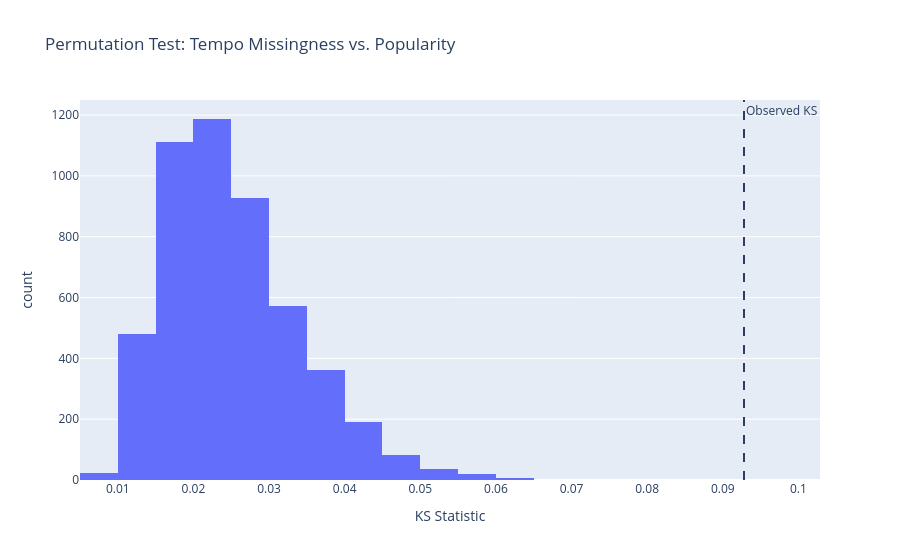

The notebook cell saved with this chart:
### Code cell
fig = px.histogram(
    x=ks_stats,
    nbins=30,
    title="Permutation Test: Tempo Missingness vs. Popularity",
    labels={"x": "KS Statistic"}
)

fig.add_vline(
    x=observed_ks,
    line_dash="dash",
    annotation_text="Observed KS"
)

fig.show()

### Figure 1 — Plotly figure (JSON) as saved in the notebook; plotly's stock layout.template omitted (floating-point values rounded to 4 significant figures; data arrays with more than 128 entries replaced by an {"elided": "..."} marker saying what was removed)
{"data": [{"alignmentgroup": "True", "bingroup": "x", "hovertemplate": "KS Statistic=%{x}<br>count=%{y}<extra></extra>", "legendgroup": "", "marker": {"color": "#636efa", "pattern": {"shape": ""}}, "name": "", "nbinsx": 30, "offsetgroup": "", "orientation": "v", "showlegend": false, "type": "histogram", "x": {"elided": "5000 float values"}, "xaxis": "x", "yaxis": "y"}], "layout": {"annotations": [{"showarrow": false, "text": "Observed KS", "x": 0.09281, "xanchor": "left", "xref": "x", "y": 1, "yanchor": "top", "yref": "y domain"}], "barmode": "relative", "legend": {"tracegroupgap": 0}, "shapes": [{"line": {"dash": "dash"}, "type": "line", "x0": 0.09281, "x1": 0.09281, "xref": "x", "y0": 0, "y1": 1, "yref": "y domain"}], "title": {"text": "Permutation Test: Tempo Missingness vs. Popularity"}, "xaxis": {"anchor": "y", "domain": [0, 1], "title": {"text": "KS Statistic"}}, "yaxis": {"anchor": "x", "domain": [0, 1], "title": {"text": "count"}}}}
